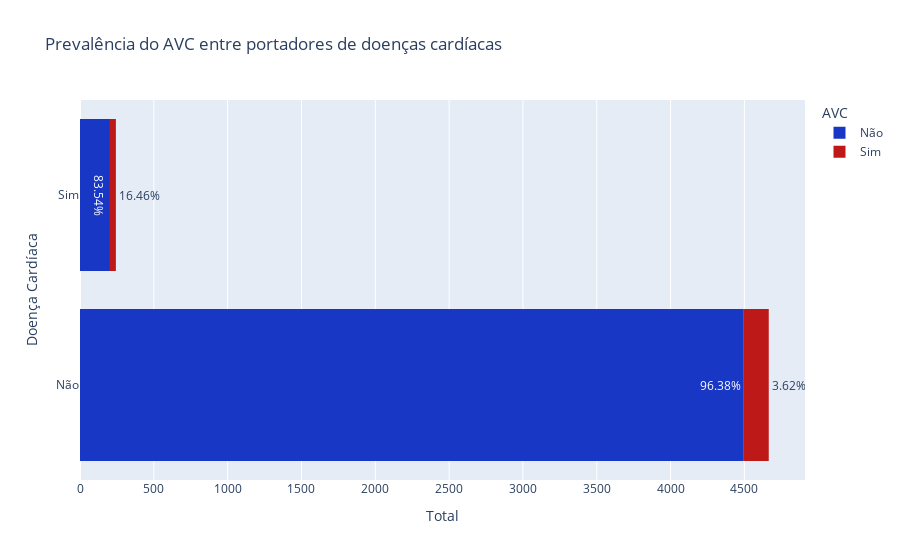

Notebook source saved alongside this figure:
### Markdown cell above
##### Doenças cardíacas

### Code cell
df_copy['heart_disease'] = df_copy['heart_disease'].replace({1: 'Sim', 0: 'Não'})

custom_colors = ['#1837c4', '#bd1919'] 

dfc=df_copy.groupby(['heart_disease','stroke']).count().reset_index()
dfc['count'] = dfc['id']
dfc['percentual'] = df_copy.groupby(['heart_disease','stroke']).size().groupby(level=0).apply(lambda x: 100 * x/float(x.sum())).values

fig = px.bar(dfc, y="heart_disease", x='count',  color="stroke", orientation="h", hover_name="stroke",
             text=dfc['percentual'].apply(lambda x: '{0:1.2f}%'.format(x)),
             color_discrete_map={
                "Sim": "#bd1919",
                "Não": "#1837c4"},
             labels={
                     "stroke": "AVC",
                     "count": "Total",
                     "text": "Percentual",
                     "heart_disease": "Doença Cardíaca"},   
             title="Prevalência do AVC entre portadores de doenças cardíacas")

fig.update_traces(dict(marker_line_width=0))
fig.update_traces(textposition='outside')



fig.show()

### Figure 1 — Plotly figure (JSON) as saved in the notebook; plotly's stock layout.template omitted (floating-point values rounded to 4 significant figures)
{"data": [{"alignmentgroup": "True", "hovertemplate": "<b>%{hovertext}</b><br><br>AVC=Não<br>Total=%{x}<br>Doença Cardíaca=%{y}<br>Percentual=%{text}<extra></extra>", "hovertext": ["Não", "Não"], "legendgroup": "Não", "marker": {"color": "#1837c4", "line": {"width": 0}, "pattern": {"shape": ""}}, "name": "Não", "offsetgroup": "Não", "orientation": "h", "showlegend": true, "text": ["96.38%", "83.54%"], "textposition": "outside", "type": "bar", "x": [4496, 203], "xaxis": "x", "y": ["Não", "Sim"], "yaxis": "y"}, {"alignmentgroup": "True", "hovertemplate": "<b>%{hovertext}</b><br><br>AVC=Sim<br>Total=%{x}<br>Doença Cardíaca=%{y}<br>Percentual=%{text}<extra></extra>", "hovertext": ["Sim", "Sim"], "legendgroup": "Sim", "marker": {"color": "#bd1919", "line": {"width": 0}, "pattern": {"shape": ""}}, "name": "Sim", "offsetgroup": "Sim", "orientation": "h", "showlegend": true, "text": ["3.62%", "16.46%"], "textposition": "outside", "type": "bar", "x": [169, 40], "xaxis": "x", "y": ["Não", "Sim"], "yaxis": "y"}], "layout": {"barmode": "relative", "legend": {"title": {"text": "AVC"}, "tracegroupgap": 0}, "title": {"text": "Prevalência do AVC entre portadores de doenças cardíacas"}, "xaxis": {"anchor": "y", "domain": [0, 1], "title": {"text": "Total"}}, "yaxis": {"anchor": "x", "domain": [0, 1], "title": {"text": "Doença Cardíaca"}}}}
